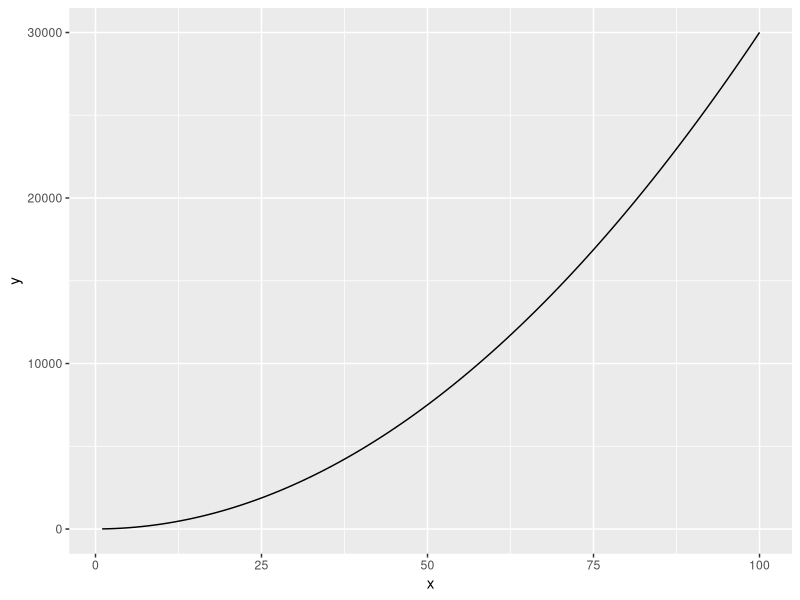
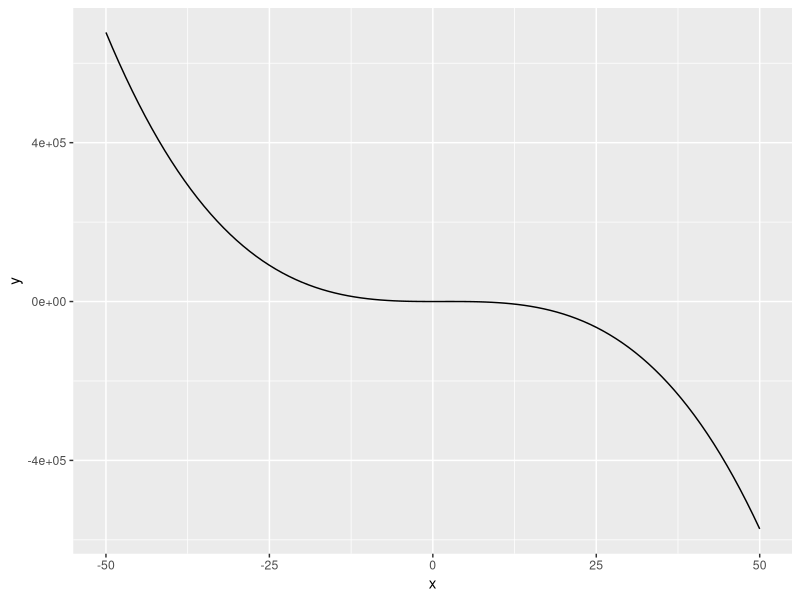
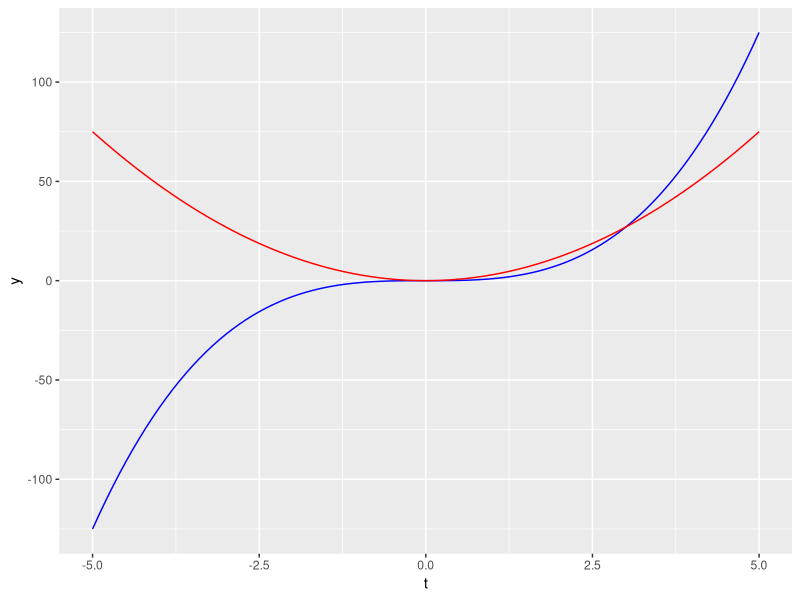

Recreate these plots in R, in order.
## ---- chunk 1
#load packages

library(tidyverse)

# create function

eq1 <- function(x){
  3*x^2 + 4
  }

#create a data frame with range of values to eval our fxn across

my_data_range <- data.frame(x = c(1,100))

#plot our function as a continuous curve over our specified range of values in our df

ggplot(data = my_data_range, aes(x = x)) + 
  geom_function(fun = eq1)


## ---- chunk 2
eq2 <- function(x){
  24 - (5*x^3) + (21*x^2)
}

ggplot(data = data.frame(x = c(-50,50)), aes(x = x)) +
  geom_function(fun = eq2)

## ---- chunk 3
#create function 
ct <- function(t){
  t^3
}

#find deriv of f(x)

dc_dt <- D(expression(t^3),"t")

#function of deriv

dc_dt_fun <- function(t){
  3 * t^2
}

#df of values 
data_range <- data.frame(t = c(-5,5))

#plot function

ggplot(data = data_range, aes(x = t)) +
  geom_function(fun = ct, color = "blue")+
geom_function(fun = dc_dt_fun, color = "red")
## ---- chunk 4
# Create the expression ----
f_xyz <- expression(2 * x * y - 3 * x^2 * z^3)

# Partial with respect to x ----
df_dx <- D(expr = f_xyz, name = "x")
df_dx
